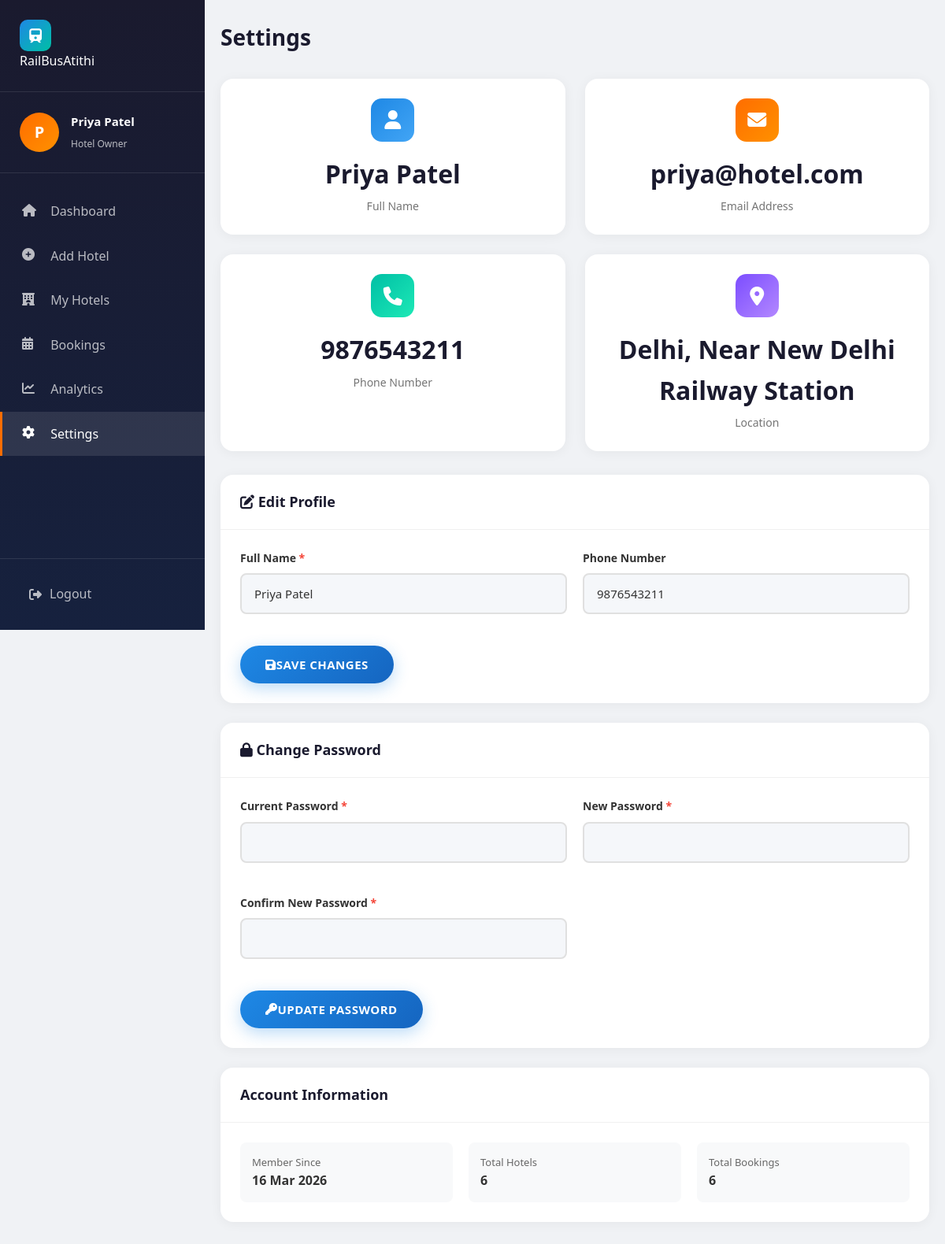
The app's page /owner/settings (signed in) with its own data.
### app.py (models this page shows)
class User(db.Model):
    id = db.Column(db.Integer, primary_key=True)
    name = db.Column(db.String(100), nullable=False)
    email = db.Column(db.String(120), unique=True, nullable=False)
    password = db.Column(db.String(200), nullable=False)
    role = db.Column(db.String(20), nullable=False)  # passenger, hotel_owner, admin
    phone = db.Column(db.String(20))
    city = db.Column(db.String(100))
    location = db.Column(db.String(200))
    created_at = db.Column(db.DateTime, default=datetime.utcnow)
    reset_token = db.Column(db.String(200), nullable=True)
    bookings = db.relationship('Booking', backref='user', lazy=True)
    hotels = db.relationship('Hotel', backref='owner', lazy=True)

### app.py (the view)
@app.route('/owner/settings')
def owner_settings():
    if session.get('user_role') != 'hotel_owner':
        return redirect(url_for('login'))
    user = User.query.get(session['user_id'])
    hotels = Hotel.query.filter_by(owner_id=user.id).all()
    hotel_ids = [h.id for h in hotels]
    bookings = Booking.query.filter(Booking.hotel_id.in_(hotel_ids)).all() if hotel_ids else []
    return render_template('owner_settings.html',
                         user=user,
                         hotels_count=len(hotels),
                         bookings_count=len(bookings))

### templates/owner_settings.html (shortened to what this page needs)
<!DOCTYPE html>
<html lang="en">
<head>
    <link rel="stylesheet" href="{{ url_for('static', filename='css/style.css') }}">
    <link rel="stylesheet" href="{{ url_for('static', filename='css/dashboard.css') }}">
    <link rel="stylesheet" href="https://cdnjs.cloudflare.com/ajax/libs/font-awesome/6.4.0/css/all.min.css">
</head>
<body class="dashboard-body">
    <div class="dashboard-wrapper">
        <aside class="sidebar">
            <div class="sidebar-header">
                <a href="/" class="mobile-logo">
            <div class="mobile-logo-icon">
                <i class="fas fa-train"></i>
            </div>
            RailBusAtithi
        </a>
            </div>
            <div class="sidebar-user">
                <div class="user-avatar" style="background: linear-gradient(135deg, #FF6D00 0%, #FF9100 100%);">{{ user.name[0] }}</div>
                <div class="user-info">
                    <h4>{{ user.name }}</h4>
                    <span>Hotel Owner</span>
                </div>
            </div>
            <nav class="sidebar-menu">
                <a href="{{ url_for('hotel_owner_dashboard') }}" class="menu-item">
                    <i class="fas fa-home"></i>
                    <span>Dashboard</span>
                </a>
                <a href="{{ url_for('add_hotel') }}" class="menu-item">
                    <i class="fas fa-plus-circle"></i>
                    <span>Add Hotel</span>
                </a>
                <a href="{{ url_for('owner_hotels') }}" class="menu-item">
                    <i class="fas fa-hotel"></i>
                    <span>My Hotels</span>
                </a>
                <a href="{{ url_for('owner_bookings') }}" class="menu-item">
                    <i class="fas fa-calendar-alt"></i>
                    <span>Bookings</span>
                </a>
                <a href="{{ url_for('owner_analytics') }}" class="menu-item">
                    <i class="fas fa-chart-line"></i>
                    <span>Analytics</span>
                </a>
                <a href="{{ url_for('owner_settings') }}" class="menu-item active">
                    <i class="fas fa-cog"></i>
                    <span>Settings</span>
                </a>
            </nav>
            <div class="sidebar-footer">
                <a href="{{ url_for('logout') }}" class="logout-btn">
                    <i class="fas fa-sign-out-alt"></i>
                    <span>Logout</span>
                </a>
            </div>
        </aside>
        <main class="main-content">
            <div class="dashboard-header">
                <h1 class="page-title">Settings</h1>
            </div>
            <div class="stats-grid">
                <div class="stat-card">
                    <div class="stat-icon blue">
                        <i class="fas fa-user"></i>
                    </div>
                    <div class="stat-value">{{ user.name }}</div>
                    <div class="stat-label">Full Name</div>
                </div>
                <div class="stat-card">
                    <div class="stat-icon orange">
                        <i class="fas fa-envelope"></i>
                    </div>
                    <div class="stat-value">{{ user.email }}</div>
                    <div class="stat-label">Email Address</div>
                </div>
                <div class="stat-card">
                    <div class="stat-icon green">
                        <i class="fas fa-phone"></i>
                    </div>
                    <div class="stat-value">{{ user.phone or 'Not set' }}</div>
                    <div class="stat-label">Phone Number</div>
                </div>
                <div class="stat-card">
                    <div class="stat-icon purple">
                        <i class="fas fa-map-marker-alt"></i>
                    </div>
                    <div class="stat-value">{{ user.city or 'Not set' }}, {{ user.location or 'Not set' }}</div>
                    <div class="stat-label">Location</div>
                </div>
            </div>
            <div class="card">
                <div class="card-header">
                    <h3 class="card-title">
                        <i class="fas fa-edit"></i> Edit Profile
                    </h3>
                </div>
                <div class="card-body">
                    <form method="POST" action="{{ url_for('owner_update_profile') }}">
                        <div class="form-grid">
                            <div class="form-group">
                                <label class="form-label required">Full Name</label>
                                <input type="text" name="name" class="form-control" value="{{ user.name }}" required>
                            </div>
                            <div class="form-group">
                                <label class="form-label">Phone Number</label>
                                <input type="tel" name="phone" class="form-control" value="{{ user.phone or '' }}">
                            </div>
                        </div>
                        <div class="form-actions">
                            <button type="submit" class="btn btn-primary">
                                <i class="fas fa-save"></i> Save Changes
                            </button>
                        </div>
                    </form>
                </div>
            </div>
            <div class="card">
                <div class="card-header">
                    <h3 class="card-title">
                        <i class="fas fa-lock"></i> Change Password
                    </h3>
                </div>
                <div class="card-body">
                    <form method="POST" action="{{ url_for('owner_change_password') }}">
                        <div class="form-grid">
                            <div class="form-group">
                                <label class="form-label required">Current Password</label>
                                <input type="password" name="current_password" class="form-control" required>
                            </div>
                            <div class="form-group">
                                <label class="form-label required">New Password</label>
                                <input type="password" name="new_password" class="form-control" required minlength="8">
                            </div>
                            <div class="form-group">
                                <label class="form-label required">Confirm New Password</label>
                                <input type="password" name="confirm_password" class="form-control" required minlength="8">
                            </div>
                        </div>
                        <div class="form-actions">
                            <button type="submit" class="btn btn-primary">
                                <i class="fas fa-key"></i> Update Password
                            </button>
                        </div>
                    </form>
                </div>
            </div>
            <div class="card" style="margin-top: 25px;">
                <div class="card-header">
                    <h3 class="card-title">Account Information</h3>
                </div>
                <div class="card-body">
                    <div style="display: grid; grid-template-columns: repeat(auto-fit, minmax(200px, 1fr)); gap: 20px;">
                        <div style="padding: 15px; background: #f8f9fa; border-radius: 8px;">
                            <div style="color: #666; font-size: 13px;">Member Since</div>
                            <div style="font-size: 16px; font-weight: 600;">{{ user.created_at.strftime('%d %b %Y') }}</div>
                        </div>
                        <div style="padding: 15px; background: #f8f9fa; border-radius: 8px;">
                            <div style="color: #666; font-size: 13px;">Total Hotels</div>
                            <div style="font-size: 16px; font-weight: 600;">{{ hotels_count }}</div>
                        </div>
                        <div style="padding: 15px; background: #f8f9fa; border-radius: 8px;">
                            <div style="color: #666; font-size: 13px;">Total Bookings</div>
                            <div style="font-size: 16px; font-weight: 600;">{{ bookings_count }}</div>
                        </div>
                    </div>
                </div>
            </div>
        </main>
    </div>
</body>
</html>

### static/css/style.css (style rules this page uses)
:root { --primary: #1E88E5; --primary-dark: #1565C0; --primary-light: #42A5F5; --secondary: #FF6D00; --secondary-dark: #E65100; --accent: #00BFA5; --accent-dark: #00897B; --background: #F5F7FA; --white: #FFFFFF; --text-dark: #333333; --text-light: #666666; --text-muted: #999999; --border: #E0E0E0; --shadow: 0 4px 20px rgba(0, 0, 0, 0.1); --shadow-hover: 0 8px 30px rgba(0, 0, 0, 0.15); --gradient-primary: linear-gradient(135deg, #1E88E5 0%, #1565C0 100%); --gradient-secondary: linear-gradient(135deg, #FF6D00 0%, #E65100 100%); --gradient-hero: linear-gradient(135deg, rgba(30, 136, 229, 0.9) 0%, rgba(21, 101, 192, 0.8) 100%); --border-radius: 12px; --border-radius-sm: 8px; --transition: all 0.3s ease; }
* { margin: 0; padding: 0; box-sizing: border-box; }
body { font-family: 'Segoe UI', Tahoma, Geneva, Verdana, sans-serif; background-color: var(--background); color: var(--text-dark); line-height: 1.6; overflow-x: hidden; }
a { text-decoration: none; color: inherit; transition: var(--transition); }
.btn { display: inline-flex; align-items: center; justify-content: center; padding: 14px 32px; border-radius: 50px; font-weight: 600; font-size: 15px; cursor: pointer; transition: all 0.3s cubic-bezier(0.4, 0, 0.2, 1); border: none; text-decoration: none; position: relative; overflow: hidden; text-transform: uppercase; letter-spacing: 0.5px; font-family: inherit; box-shadow: 0 4px 15px rgba(0,0,0,0.1); }
.btn::before { content: ''; position: absolute; top: 0; left: -100%; width: 100%; height: 100%; background: linear-gradient(90deg, transparent, rgba(255,255,255,0.3), transparent); transition: left 0.5s; z-index: 1; }
.btn-primary { background: linear-gradient(135deg, var(--primary) 0%, var(--primary-dark) 100%); color: var(--white); box-shadow: 0 6px 20px rgba(30, 136, 229, 0.3); }
.stat-label { font-size: 14px; opacity: 0.9; }
input[type="text"], input[type="email"], input[type="password"], input[type="tel"], input[type="number"], input[type="search"], select, textarea { width: 100%; padding: 14px 16px; border: 2px solid var(--border); border-radius: var(--border-radius-sm); font-size: 15px; font-family: inherit; transition: all 0.3s ease; background: var(--background); color: var(--text-dark); }
input[type="text"]::placeholder, input[type="email"]::placeholder, input[type="password"]::placeholder, input[type="tel"]::placeholder, input[type="number"]::placeholder, input[type="search"]::placeholder, textarea::placeholder { color: #9ca3af; transition: all 0.3s ease; opacity: 1; }
.form-label { display: block; font-size: 14px; font-weight: 600; color: var(--text-dark); margin-bottom: 8px; transition: color 0.3s ease; }
.form-label.required::after { content: ' *'; color: #f44336; font-weight: 700; }
.form-group { margin-bottom: 20px; }

### records on screen
User: name "P", name "Priya Patel", email "priya@hotel.com", phone "9876543211", city "Delhi", location "Near New Delhi Railway Station", created_at "16 Mar 2026"

### other values on screen
{{ hotels_count }} "6"
{{ bookings_count }} "6"
